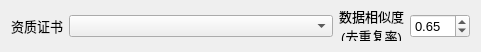
   <widget class="QWidget" name="layoutWidget_4">
    <property name="geometry">
     <rect>
      <x>10</x>
      <y>570</y>
      <width>481</width>
      <height>34</height>
     </rect>
    </property>
    <layout class="QHBoxLayout" name="horizontalLayout_23">
     <item>
      <layout class="QHBoxLayout" name="horizontalLayout_21">
       <item>
        <widget class="QLabel" name="label_21">
         <property name="font">
          <font>
           <pointsize>10</pointsize>
           <bold>false</bold>
           <underline>false</underline>
           <stylestrategy>PreferDefault</stylestrategy>
          </font>
         </property>
         <property name="text">
          <string>资质证书</string>
         </property>
        </widget>
       </item>
       <item>
        <widget class="QComboBox" name="cb_qualificationCertificate">
         <property name="sizePolicy">
          <sizepolicy hsizetype="MinimumExpanding" vsizetype="Fixed">
           <horstretch>0</horstretch>
           <verstretch>0</verstretch>
          </sizepolicy>
         </property>
         <property name="minimumSize">
          <size>
           <width>200</width>
           <height>20</height>
          </size>
         </property>
         <property name="font">
          <font>
           <pointsize>9</pointsize>
           <bold>false</bold>
           <underline>false</underline>
           <stylestrategy>PreferDefault</stylestrategy>
          </font>
         </property>
        </widget>
       </item>
      </layout>
     </item>
     <item>
      <layout class="QHBoxLayout" name="horizontalLayout_22">
       <item>
        <widget class="QLabel" name="label_22">
         <property name="sizePolicy">
          <sizepolicy hsizetype="Fixed" vsizetype="Fixed">
           <horstretch>0</horstretch>
           <verstretch>0</verstretch>
          </sizepolicy>
         </property>
         <property name="minimumSize">
          <size>
           <width>0</width>
           <height>30</height>
          </size>
         </property>
         <property name="font">
          <font>
           <pointsize>10</pointsize>
           <bold>false</bold>
           <underline>false</underline>
           <stylestrategy>PreferDefault</stylestrategy>
          </font>
         </property>
         <property name="text">
          <string>数据相似度
(去重复率)</string>
         </property>
         <property name="alignment">
          <set>Qt::AlignCenter</set>
         </property>
        </widget>
       </item>
       <item>
        <widget class="QDoubleSpinBox" name="doubleSpinBox">
         <property name="sizePolicy">
          <sizepolicy hsizetype="Minimum" vsizetype="Fixed">
           <horstretch>0</horstretch>
           <verstretch>0</verstretch>
          </sizepolicy>
         </property>
         <property name="minimumSize">
          <size>
           <width>60</width>
           <height>20</height>
          </size>
         </property>
         <property name="font">
          <font>
           <pointsize>10</pointsize>
           <bold>false</bold>
           <underline>false</underline>
           <stylestrategy>PreferDefault</stylestrategy>
          </font>
         </property>
         <property name="maximum">
          <double>1.000000000000000</double>
         </property>
         <property name="singleStep">
          <double>0.100000000000000</double>
         </property>
         <property name="value">
          <double>0.650000000000000</double>
         </property>
        </widget>
       </item>
      </layout>
     </item>
    </layout>
   </widget>
